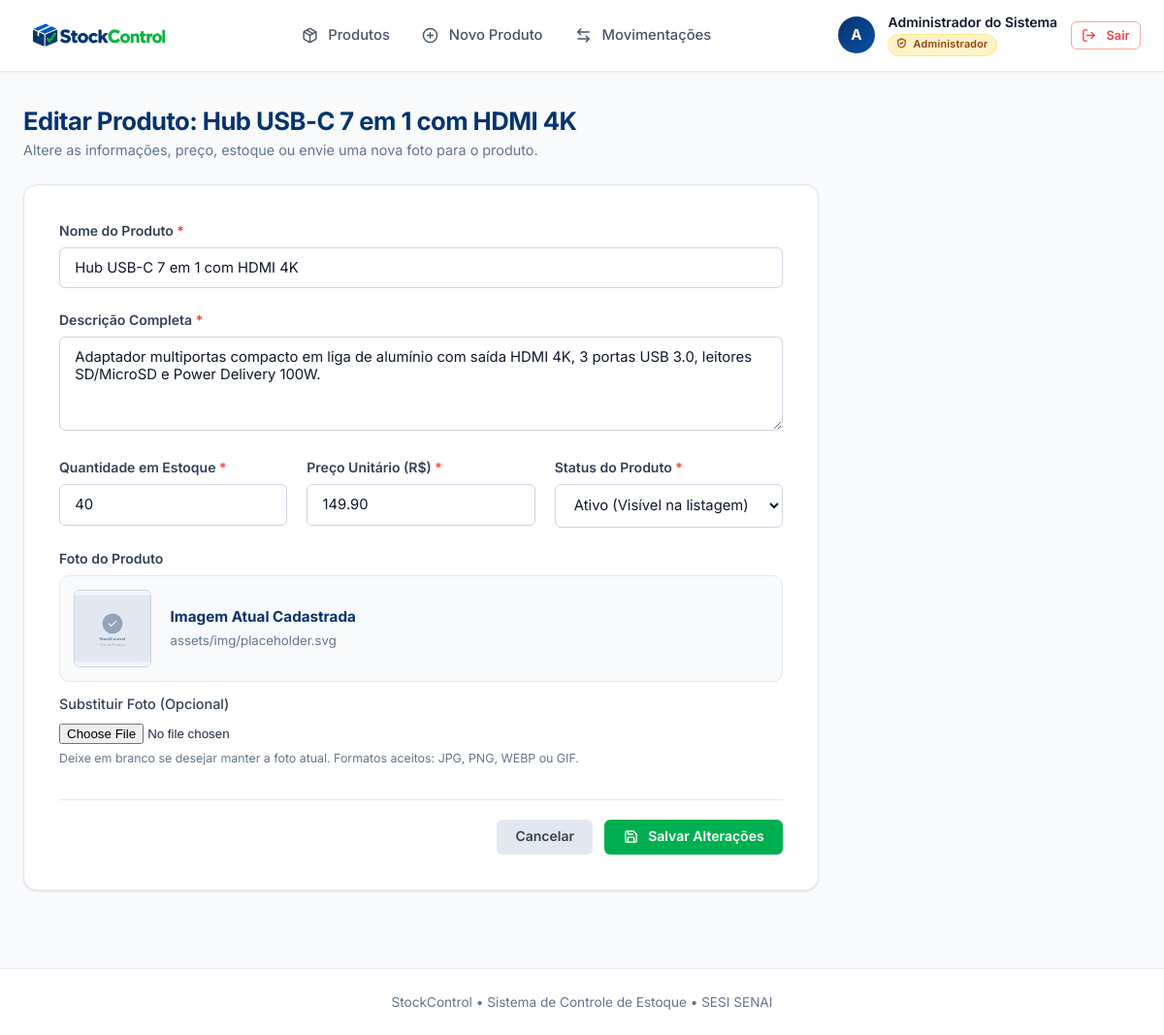
The page /produto_editar.php?id=21 (signed in) on the database its author committed.
### tables this page shows
CREATE TABLE produtos (
    id INT AUTO_INCREMENT PRIMARY KEY,
    nome VARCHAR(150) NOT NULL,
    descricao TEXT NOT NULL,
    quantidade INT NOT NULL DEFAULT 0,
    preco DECIMAL(10, 2) NOT NULL DEFAULT 0.00,
    status ENUM('ativo', 'inativo') NOT NULL DEFAULT 'ativo',
    imagem VARCHAR(255) NOT NULL,
    data_inclusao TIMESTAMP DEFAULT CURRENT_TIMESTAMP
);

### produto_editar.php (the view, shortened to what this page needs)
<?php
$pdo = getConnection();
$produtoId = filter_input(INPUT_GET, 'id', FILTER_VALIDATE_INT) ?? filter_input(INPUT_POST, 'id', FILTER_VALIDATE_INT);
$stmt = $pdo->prepare("SELECT * FROM produtos WHERE id = :id LIMIT 1");
$stmt->execute([':id' => $produtoId]);
$produto = $stmt->fetch();
require_once __DIR__ . '/includes/header.php';
?>
<div class="page-heading">
    <div>
        <h2>Editar Produto: <?= htmlspecialchars($produto['nome']) ?></h2>
        <p class="text-muted">Altere as informações, preço, estoque ou envie uma nova foto para o produto.</p>
    </div>
</div>
<div class="form-card">
    <form action="produto_editar.php" method="POST" enctype="multipart/form-data" id="form-editar-produto">
        <div class="form-group">
            <label for="nome">Nome do Produto <span class="required">*</span></label>
            <input
                type="text"
                id="nome"
                name="nome"
                class="campo-produto"
                value="<?= htmlspecialchars($produto['nome']) ?>"
                placeholder="Ex: Teclado Mecânico RGB"
                required
            >
        </div>
        <div class="form-group">
            <label for="descricao">Descrição Completa <span class="required">*</span></label>
            <textarea
                id="descricao"
                name="descricao"
                rows="4"
                class="campo-produto"
                placeholder="Detalhes técnicos, modelo, características..."
                required
            ><?= htmlspecialchars($produto['descricao']) ?></textarea>
        </div>
        <div class="form-row">
            <div class="form-group col">
                <label for="quantidade">Quantidade em Estoque <span class="required">*</span></label>
                <input
                    type="number"
                    id="quantidade"
                    name="quantidade"
                    min="0"
                    step="1"
                    class="campo-produto"
                    value="<?= (int)$produto['quantidade'] ?>"
                    required
                >
            </div>
            <div class="form-group col">
                <label for="preco">Preço Unitário (R$) <span class="required">*</span></label>
                <input
                    type="number"
                    id="preco"
                    name="preco"
                    min="0"
                    step="0.01"
                    class="campo-produto"
                    value="<?= htmlspecialchars($produto['preco']) ?>"
                    required
                >
            </div>
            <div class="form-group col">
                <label for="status">Status do Produto <span class="required">*</span></label>
                <select id="status" name="status" class="campo-produto" required>
                    <option value="ativo" <?= $produto['status'] === 'ativo' ? 'selected' : '' ?>>Ativo (Visível na listagem)</option>
                </select>
            </div>
        </div>
        <div class="form-group">
            <label>Foto do Produto</label>
            <div class="current-image-container" style="display: flex; align-items: center; gap: 1.25rem; margin-bottom: 0.75rem; padding: 0.85rem; background: var(--gray-50); border: 1px solid var(--gray-200); border-radius: var(--radius-md);">
                <img
                    src="<?= !empty($produto['imagem']) ? htmlspecialchars($produto['imagem']) : 'assets/img/placeholder.svg' ?>"
                    alt="Foto atual"
                    id="current-image-thumb"
                    style="width: 80px; height: 80px; object-fit: cover; border-radius: var(--radius-sm); border: 1px solid var(--gray-300);"
                    onerror="this.onerror=null; this.src='assets/img/placeholder.svg';"
                >
                <div>
                    <strong style="color: var(--brand-navy); display: block; font-size: 0.95rem;">Imagem Atual Cadastrada</strong>
                    <span style="font-size: 0.825rem; color: var(--gray-500);"><?= htmlspecialchars($produto['imagem']) ?></span>
                </div>
            </div>
            <label for="imagem" style="font-weight: 500; font-size: 0.9rem; margin-top: 0.5rem;">Substituir Foto (Opcional)</label>
            <input type="file" id="imagem" name="imagem" accept="image/*" class="campo-produto">
            <small class="form-hint">Deixe em branco se desejar manter a foto atual. Formatos aceitos: JPG, PNG, WEBP ou GIF.</small>
        </div>
        <div class="form-actions">
            <a href="produtos.php" class="btn btn-secondary">Cancelar</a>
            <button type="submit" id="btn-salvar-produto" class="btn btn-success">
                <i data-lucide="save" class="icon-btn"></i> Salvar Alterações
            </button>
        </div>
    </form>
</div>
<?php require_once __DIR__ . '/includes/footer.php'; ?>

### assets/css/style.css (style rules this page uses)
:root { --brand-navy: #06336D; --brand-blue: #0B51A6; --brand-blue-hover: #083e82; --brand-blue-light: #eef6ff; --brand-green: #00B050; --brand-green-hover: #009945; --brand-green-light: #eafaf1; --danger: #ef4444; --danger-hover: #dc2626; --danger-light: #fef2f2; --warning: #f59e0b; --warning-light: #fffbeb; --gray-50: #f8fafc; --gray-100: #f1f5f9; --gray-200: #e2e8f0; --gray-300: #cbd5e1; --gray-400: #94a3b8; --gray-500: #64748b; --gray-600: #475569; --gray-700: #334155; --gray-800: #1e293b; --gray-900: #0f172a; --radius-sm: 6px; --radius-md: 10px; --radius-lg: 14px; --radius-xl: 18px; --shadow-xs: 0 1px 2px 0 rgba(0, 0, 0, 0.05); --shadow-sm: 0 1px 3px 0 rgba(0, 0, 0, 0.07), 0 1px 2px 0 rgba(0, 0, 0, 0.04); --shadow-md: 0 4px 6px -1px rgba(0, 0, 0, 0.08), 0 2px 4px -2px rgba(0, 0, 0, 0.05); --shadow-lg: 0 10px 15px -3px rgba(0, 0, 0, 0.08), 0 4px 6px -4px rgba(0, 0, 0, 0.04); --shadow-xl: 0 20px 25px -5px rgba(0, 0, 0, 0.1), 0 8px 10px -6px rgba(0, 0, 0, 0.05); }
* { box-sizing: border-box; margin: 0; padding: 0; }
body { font-family: 'Inter', -apple-system, BlinkMacSystemFont, "Segoe UI", Roboto, sans-serif; background-color: var(--gray-50); color: var(--gray-800); line-height: 1.5; min-height: 100vh; display: flex; flex-direction: column; -webkit-font-smoothing: antialiased; }
.page-heading { display: flex; align-items: center; justify-content: space-between; margin-bottom: 1.5rem; flex-wrap: wrap; gap: 1rem; }
.page-heading h2 { font-size: 1.6rem; font-weight: 700; color: var(--brand-navy); letter-spacing: -0.02em; }
.text-muted { color: var(--gray-500); font-size: 0.9rem; }
.lucide { display: inline-block; vertical-align: middle; }
.icon-btn { width: 15px; height: 15px; stroke-width: 2.2px; margin-right: 0.25rem; }
.btn { display: inline-flex; align-items: center; justify-content: center; gap: 0.4rem; padding: 0.55rem 1.15rem; font-size: 0.875rem; font-weight: 600; border-radius: var(--radius-sm); border: 1px solid transparent; cursor: pointer; text-decoration: none; transition: all 0.15s ease-in-out; line-height: 1.2; font-family: inherit; }
.btn-success { background-color: var(--brand-green); color: #ffffff; }
.btn-secondary { background-color: var(--gray-200); color: var(--gray-700); }
.form-card { background: #ffffff; padding: 2.25rem; border-radius: var(--radius-lg); box-shadow: var(--shadow-sm); border: 1px solid var(--gray-200); max-width: 820px; }
.form-group { margin-bottom: 1.35rem; }
.form-row { display: flex; gap: 1.25rem; flex-wrap: wrap; }
.form-row .col { flex: 1; min-width: 220px; }
label { display: block; margin-bottom: 0.45rem; font-weight: 600; font-size: 0.875rem; color: var(--gray-700); }
.required { color: var(--danger); }
input[type="text"], input[type="email"], input[type="password"], input[type="number"], select, textarea { width: 100%; padding: 0.7rem 0.95rem; border: 1px solid var(--gray-300); border-radius: var(--radius-sm); font-size: 0.925rem; color: var(--gray-900); background-color: #ffffff; transition: all 0.2s; font-family: inherit; }
.form-hint { display: block; font-size: 0.775rem; color: var(--gray-500); margin-top: 0.35rem; }
.form-actions { display: flex; justify-content: flex-end; gap: 0.75rem; margin-top: 2rem; padding-top: 1.25rem; border-top: 1px solid var(--gray-200); }

### rows shown on the page
produtos: nome "Hub USB-C 7 em 1 com HDMI 4K", descricao "Adaptador multiportas compacto em liga de alumínio com saída HDMI 4K, 3 portas USB 3.0, leitores SD/MicroSD e Power Delivery 100W.", quantidade "40", preco "149.90", status "Ativo (Visível na listagem)", imagem (placeholder picture), imagem "assets/img/placeholder.svg"

### other values the page prints
mb_strtoupper(mb_substr($usuarioLogado['nome'], 0, 1)) "A"
$usuarioLogado['nome'] "Administrador do Sistema"
